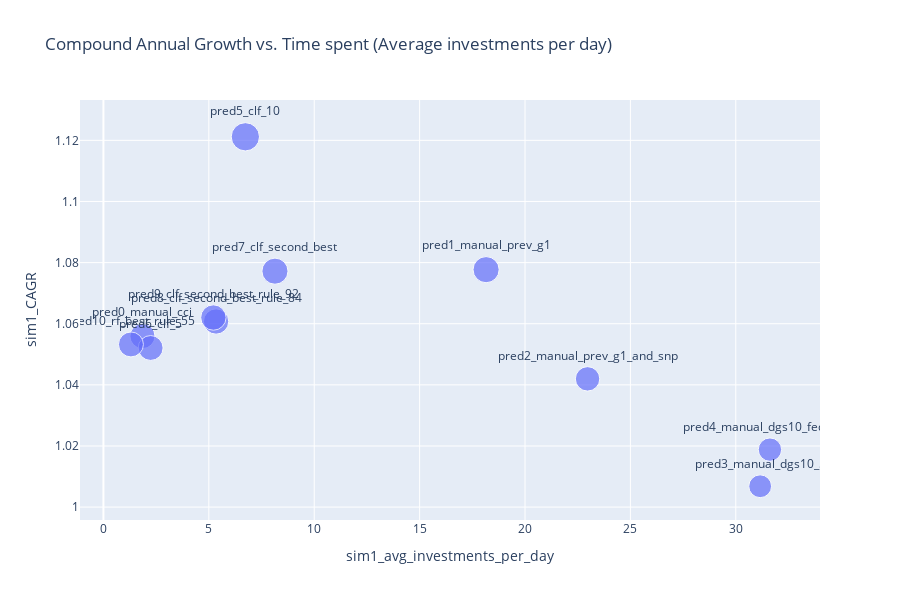

Here is the notebook cell this chart was saved with:
### Code cell
# Create the scatter plot
fig = px.scatter(
    df_sim1_results.dropna(),
    x='sim1_avg_investments_per_day',
    y='sim1_CAGR',
    size='sim1_growth_capital_4y',  # Use the 'size' parameter for sim1_CAGR
    text='prediction',
    title='Compound Annual Growth vs. Time spent (Average investments per day)',
    labels={'sim1_capital': 'Initial Capital Requirement', 'growth_capital_4y': '4-Year Capital Growth'},
    height=600  # <- Increase height here

)

# Update the layout to improve readability of the annotations
fig.update_traces(textposition='top center')

# Show the plot
fig.show()

### Figure 1 — Plotly figure (JSON) as saved in the notebook; plotly's stock layout.template omitted (floating-point values rounded to 4 significant figures)
{"data": [{"hovertemplate": "sim1_avg_investments_per_day=%{x}<br>sim1_CAGR=%{y}<br>sim1_growth_capital_4y=%{marker.size}<br>prediction=%{text}<extra></extra>", "legendgroup": "", "marker": {"color": "#636efa", "size": [1.243, 1.349, 1.179, 1.028, 1.077, 1.58, 1.225, 1.346, 1.266, 1.272, 1.23], "sizemode": "area", "sizeref": 0.00395, "symbol": "circle"}, "mode": "markers+text", "name": "", "orientation": "v", "showlegend": false, "text": ["pred0_manual_cci", "pred1_manual_prev_g1", "pred2_manual_prev_g1_and_snp", "pred3_manual_dgs10_5", "pred4_manual_dgs10_fedfunds", "pred5_clf_10", "pred6_clf_5", "pred7_clf_second_best", "pred8_clf_second_best_rule_84", "pred9_clf_second_best_rule_92", "pred10_rf_best_rule_55"], "textposition": "top center", "type": "scatter", "x": [1.851, 18.15, 22.97, 31.16, 31.62, 6.733, 2.239, 8.138, 5.343, 5.216, 1.306], "xaxis": "x", "y": [1.056, 1.078, 1.042, 1.007, 1.019, 1.121, 1.052, 1.077, 1.061, 1.062, 1.053], "yaxis": "y"}], "layout": {"height": 600, "legend": {"itemsizing": "constant", "tracegroupgap": 0}, "title": {"text": "Compound Annual Growth vs. Time spent (Average investments per day)"}, "xaxis": {"anchor": "y", "domain": [0, 1], "title": {"text": "sim1_avg_investments_per_day"}}, "yaxis": {"anchor": "x", "domain": [0, 1], "title": {"text": "sim1_CAGR"}}}}
